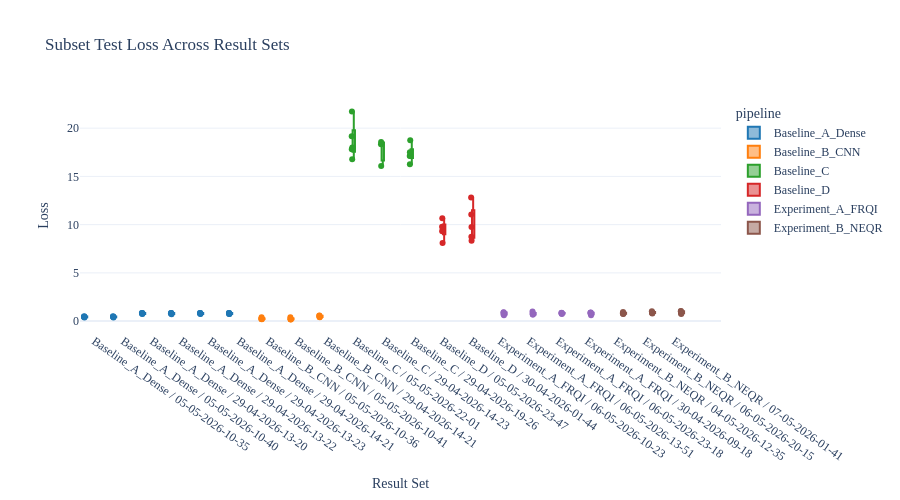
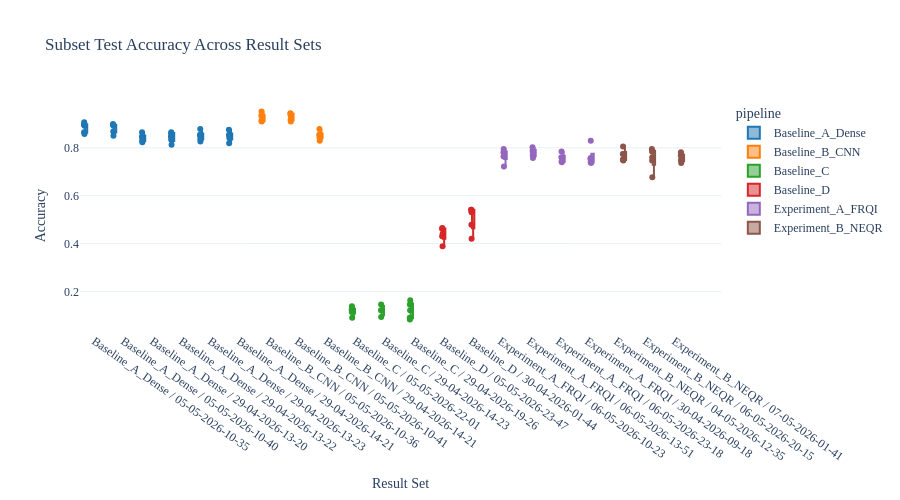
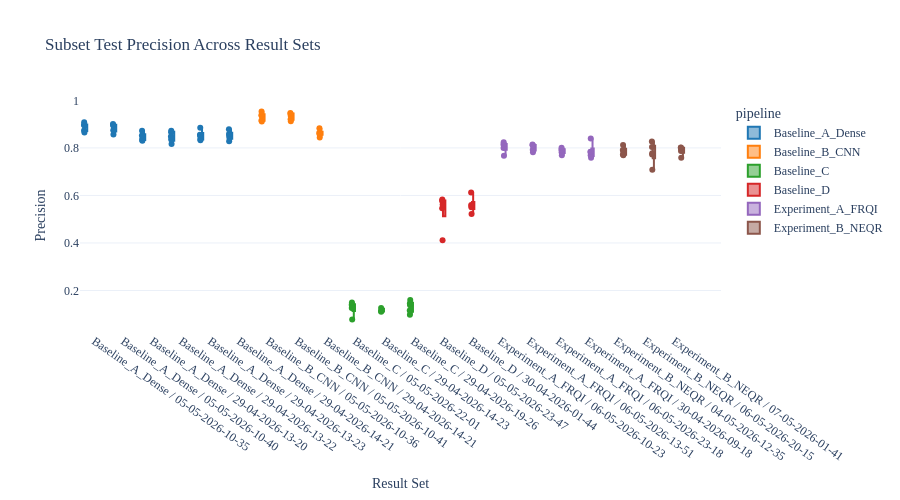
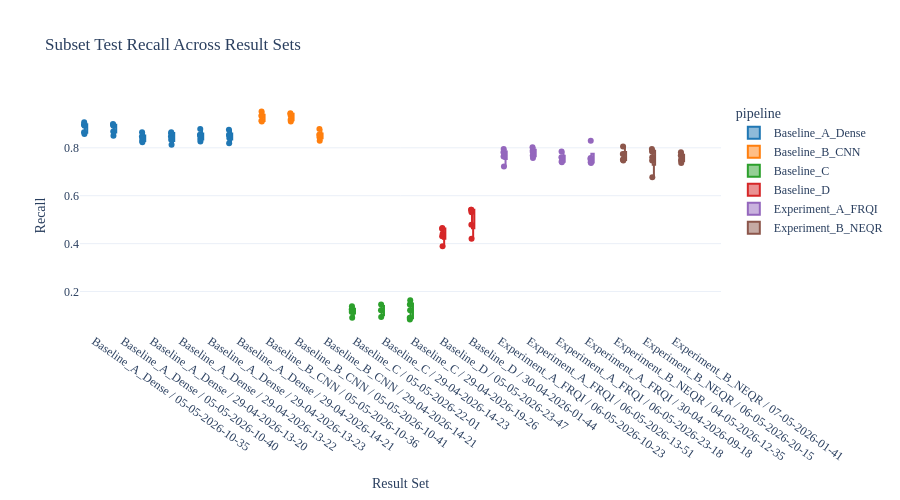

Notebook cell for these charts, in order:
### Markdown cell above
## Subset Test Metric Distributions

### Code cell
def plot_test_metric_distribution(metric: str) -> go.Figure:
    data = test_long[
        (test_long["result_set"].isin(comparison_result_sets))
        & (test_long["metric"] == metric)
    ].copy()
    if data.empty:
        raise ValueError(f"No subset test data found for metric {metric!r}.")

    fig = px.box(
        data,
        x="result_set",
        y="value",
        color="pipeline",
        points="all",
        hover_data=["subset"],
        title=f"Subset Test {metric.title()} Across Result Sets",
    )
    fig.update_layout(height=500, xaxis_title="Result Set", yaxis_title=metric.title())
    fig.update_xaxes(tickangle=35)
    return fig


for metric in [metric for metric in METRIC_ORDER if metric in test_long["metric"].unique()]:
    plot_test_metric_distribution(metric).show()

### Figure 1 — Plotly figure (JSON) as saved in the notebook; plotly's stock layout.template omitted (floating-point values rounded to 4 significant figures)
{"data": [{"alignmentgroup": "True", "boxpoints": "all", "customdata": [[1], [2], [3], [4], [5], [1], [2], [3], [4], [5], [1], [2], [3], [4], [5], [1], [2], [3], [4], [5], [1], [2], [3], [4], [5], [1], [2], [3], [4], [5]], "hovertemplate": "pipeline=Baseline_A_Dense<br>result_set=%{x}<br>value=%{y}<br>subset=%{customdata[0]}<extra></extra>", "legendgroup": "Baseline_A_Dense", "marker": {"color": "#1F77B4"}, "name": "Baseline_A_Dense", "notched": false, "offsetgroup": "Baseline_A_Dense", "orientation": "v", "showlegend": true, "type": "box", "x": ["Baseline_A_Dense / 05-05-2026-10-35", "Baseline_A_Dense / 05-05-2026-10-35", "Baseline_A_Dense / 05-05-2026-10-35", "Baseline_A_Dense / 05-05-2026-10-35", "Baseline_A_Dense / 05-05-2026-10-35", "Baseline_A_Dense / 05-05-2026-10-40", "Baseline_A_Dense / 05-05-2026-10-40", "Baseline_A_Dense / 05-05-2026-10-40", "Baseline_A_Dense / 05-05-2026-10-40", "Baseline_A_Dense / 05-05-2026-10-40", "Baseline_A_Dense / 29-04-2026-13-20", "Baseline_A_Dense / 29-04-2026-13-20", "Baseline_A_Dense / 29-04-2026-13-20", "Baseline_A_Dense / 29-04-2026-13-20", "Baseline_A_Dense / 29-04-2026-13-20", "Baseline_A_Dense / 29-04-2026-13-22", "Baseline_A_Dense / 29-04-2026-13-22", "Baseline_A_Dense / 29-04-2026-13-22", "Baseline_A_Dense / 29-04-2026-13-22", "Baseline_A_Dense / 29-04-2026-13-22", "Baseline_A_Dense / 29-04-2026-13-23", "Baseline_A_Dense / 29-04-2026-13-23", "Baseline_A_Dense / 29-04-2026-13-23", "Baseline_A_Dense / 29-04-2026-13-23", "Baseline_A_Dense / 29-04-2026-13-23", "Baseline_A_Dense / 29-04-2026-14-21", "Baseline_A_Dense / 29-04-2026-14-21", "Baseline_A_Dense / 29-04-2026-14-21", "Baseline_A_Dense / 29-04-2026-14-21", "Baseline_A_Dense / 29-04-2026-14-21"], "x0": " ", "xaxis": "x", "y": [0.4512, 0.4518, 0.5069, 0.3784, 0.4162, 0.4534, 0.4531, 0.508, 0.3807, 0.4177, 0.8363, 0.8138, 0.8359, 0.7246, 0.752, 0.8385, 0.8115, 0.8393, 0.7162, 0.7546, 0.8328, 0.8139, 0.8324, 0.7243, 0.751, 0.8404, 0.8058, 0.8353, 0.728, 0.7484], "y0": " ", "yaxis": "y"}, {"alignmentgroup": "True", "boxpoints": "all", "customdata": [[1], [2], [3], [4], [5], [1], [2], [3], [4], [5], [1], [2], [3], [4], [5]], "hovertemplate": "pipeline=Baseline_B_CNN<br>result_set=%{x}<br>value=%{y}<br>subset=%{customdata[0]}<extra></extra>", "legendgroup": "Baseline_B_CNN", "marker": {"color": "#FF7F0E"}, "name": "Baseline_B_CNN", "notched": false, "offsetgroup": "Baseline_B_CNN", "orientation": "v", "showlegend": true, "type": "box", "x": ["Baseline_B_CNN / 05-05-2026-10-36", "Baseline_B_CNN / 05-05-2026-10-36", "Baseline_B_CNN / 05-05-2026-10-36", "Baseline_B_CNN / 05-05-2026-10-36", "Baseline_B_CNN / 05-05-2026-10-36", "Baseline_B_CNN / 05-05-2026-10-41", "Baseline_B_CNN / 05-05-2026-10-41", "Baseline_B_CNN / 05-05-2026-10-41", "Baseline_B_CNN / 05-05-2026-10-41", "Baseline_B_CNN / 05-05-2026-10-41", "Baseline_B_CNN / 29-04-2026-14-21", "Baseline_B_CNN / 29-04-2026-14-21", "Baseline_B_CNN / 29-04-2026-14-21", "Baseline_B_CNN / 29-04-2026-14-21", "Baseline_B_CNN / 29-04-2026-14-21"], "x0": " ", "xaxis": "x", "y": [0.2391, 0.1918, 0.3868, 0.2233, 0.2364, 0.2113, 0.1945, 0.3966, 0.1938, 0.1713, 0.4288, 0.4568, 0.5851, 0.4068, 0.5585], "y0": " ", "yaxis": "y"}, {"alignmentgroup": "True", "boxpoints": "all", "customdata": [[1], [2], [3], [4], [5], [1], [2], [3], [1], [2], [3], [4], [5]], "hovertemplate": "pipeline=Baseline_C<br>result_set=%{x}<br>value=%{y}<br>subset=%{customdata[0]}<extra></extra>", "legendgroup": "Baseline_C", "marker": {"color": "#2CA02C"}, "name": "Baseline_C", "notched": false, "offsetgroup": "Baseline_C", "orientation": "v", "showlegend": true, "type": "box", "x": ["Baseline_C / 05-05-2026-22-01", "Baseline_C / 05-05-2026-22-01", "Baseline_C / 05-05-2026-22-01", "Baseline_C / 05-05-2026-22-01", "Baseline_C / 05-05-2026-22-01", "Baseline_C / 29-04-2026-14-23", "Baseline_C / 29-04-2026-14-23", "Baseline_C / 29-04-2026-14-23", "Baseline_C / 29-04-2026-19-26", "Baseline_C / 29-04-2026-19-26", "Baseline_C / 29-04-2026-19-26", "Baseline_C / 29-04-2026-19-26", "Baseline_C / 29-04-2026-19-26"], "x0": " ", "xaxis": "x", "y": [17.81, 16.79, 17.99, 21.72, 19.15, 18.58, 18.32, 16.07, 16.26, 17.15, 17.49, 17.11, 18.75], "y0": " ", "yaxis": "y"}, {"alignmentgroup": "True", "boxpoints": "all", "customdata": [[1], [2], [3], [4], [5], [1], [2], [3], [4], [5]], "hovertemplate": "pipeline=Baseline_D<br>result_set=%{x}<br>value=%{y}<br>subset=%{customdata[0]}<extra></extra>", "legendgroup": "Baseline_D", "marker": {"color": "#D62728"}, "name": "Baseline_D", "notched": false, "offsetgroup": "Baseline_D", "orientation": "v", "showlegend": true, "type": "box", "x": ["Baseline_D / 05-05-2026-23-47", "Baseline_D / 05-05-2026-23-47", "Baseline_D / 05-05-2026-23-47", "Baseline_D / 05-05-2026-23-47", "Baseline_D / 05-05-2026-23-47", "Baseline_D / 30-04-2026-01-44", "Baseline_D / 30-04-2026-01-44", "Baseline_D / 30-04-2026-01-44", "Baseline_D / 30-04-2026-01-44", "Baseline_D / 30-04-2026-01-44"], "x0": " ", "xaxis": "x", "y": [9.789, 8.087, 10.67, 9.453, 9.32, 9.753, 8.753, 11.05, 12.82, 8.328], "y0": " ", "yaxis": "y"}, {"alignmentgroup": "True", "boxpoints": "all", "customdata": [[1], [2], [3], [4], [5], [1], [2], [3], [4], [5], [1], [2], [3], [4], [5], [1], [2], [3], [4], [5]], "hovertemplate": "pipeline=Experiment_A_FRQI<br>result_set=%{x}<br>value=%{y}<br>subset=%{customdata[0]}<extra></extra>", "legendgroup": "Experiment_A_FRQI", "marker": {"color": "#9467BD"}, "name": "Experiment_A_FRQI", "notched": false, "offsetgroup": "Experiment_A_FRQI", "orientation": "v", "showlegend": true, "type": "box", "x": ["Experiment_A_FRQI / 06-05-2026-10-23", "Experiment_A_FRQI / 06-05-2026-10-23", "Experiment_A_FRQI / 06-05-2026-10-23", "Experiment_A_FRQI / 06-05-2026-10-23", "Experiment_A_FRQI / 06-05-2026-10-23", "Experiment_A_FRQI / 06-05-2026-13-51", "Experiment_A_FRQI / 06-05-2026-13-51", "Experiment_A_FRQI / 06-05-2026-13-51", "Experiment_A_FRQI / 06-05-2026-13-51", "Experiment_A_FRQI / 06-05-2026-13-51", "Experiment_A_FRQI / 06-05-2026-23-18", "Experiment_A_FRQI / 06-05-2026-23-18", "Experiment_A_FRQI / 06-05-2026-23-18", "Experiment_A_FRQI / 06-05-2026-23-18", "Experiment_A_FRQI / 06-05-2026-23-18", "Experiment_A_FRQI / 30-04-2026-09-18", "Experiment_A_FRQI / 30-04-2026-09-18", "Experiment_A_FRQI / 30-04-2026-09-18", "Experiment_A_FRQI / 30-04-2026-09-18", "Experiment_A_FRQI / 30-04-2026-09-18"], "x0": " ", "xaxis": "x", "y": [0.8183, 0.9292, 0.8868, 0.6082, 0.6984, 0.7621, 0.6717, 0.7898, 0.6971, 1.003, 0.8449, 0.8083, 0.8715, 0.7346, 0.7996, 0.8596, 0.7552, 0.888, 0.6116, 0.8674], "y0": " ", "yaxis": "y"}, {"alignmentgroup": "True", "boxpoints": "all", "customdata": [[1], [2], [3], [4], [5], [1], [2], [3], [4], [5], [1], [2], [3], [4], [5]], "hovertemplate": "pipeline=Experiment_B_NEQR<br>result_set=%{x}<br>value=%{y}<br>subset=%{customdata[0]}<extra></extra>", "legendgroup": "Experiment_B_NEQR", "marker": {"color": "#8C564B"}, "name": "Experiment_B_NEQR", "notched": false, "offsetgroup": "Experiment_B_NEQR", "orientation": "v", "showlegend": true, "type": "box", "x": ["Experiment_B_NEQR / 04-05-2026-12-35", "Experiment_B_NEQR / 04-05-2026-12-35", "Experiment_B_NEQR / 04-05-2026-12-35", "Experiment_B_NEQR / 04-05-2026-12-35", "Experiment_B_NEQR / 04-05-2026-12-35", "Experiment_B_NEQR / 06-05-2026-20-15", "Experiment_B_NEQR / 06-05-2026-20-15", "Experiment_B_NEQR / 06-05-2026-20-15", "Experiment_B_NEQR / 06-05-2026-20-15", "Experiment_B_NEQR / 06-05-2026-20-15", "Experiment_B_NEQR / 07-05-2026-01-41", "Experiment_B_NEQR / 07-05-2026-01-41", "Experiment_B_NEQR / 07-05-2026-01-41", "Experiment_B_NEQR / 07-05-2026-01-41", "Experiment_B_NEQR / 07-05-2026-01-41"], "x0": " ", "xaxis": "x", "y": [0.8064, 0.7604, 0.9438, 0.7375, 0.8414, 0.8536, 0.8388, 1.021, 0.7974, 0.9071, 1.056, 0.8217, 0.8978, 0.7461, 1.019], "y0": " ", "yaxis": "y"}], "layout": {"boxmode": "group", "height": 500, "legend": {"title": {"text": "pipeline"}, "tracegroupgap": 0}, "title": {"text": "Subset Test Loss Across Result Sets"}, "xaxis": {"anchor": "y", "domain": [0, 1], "tickangle": 35, "title": {"text": "Result Set"}}, "yaxis": {"anchor": "x", "domain": [0, 1], "title": {"text": "Loss"}}}}

### Figure 2 — Plotly figure (JSON) as saved in the notebook; plotly's stock layout.template omitted (floating-point values rounded to 4 significant figures)
{"data": [{"alignmentgroup": "True", "boxpoints": "all", "customdata": [[1], [2], [3], [4], [5], [1], [2], [3], [4], [5], [1], [2], [3], [4], [5], [1], [2], [3], [4], [5], [1], [2], [3], [4], [5], [1], [2], [3], [4], [5]], "hovertemplate": "pipeline=Baseline_A_Dense<br>result_set=%{x}<br>value=%{y}<br>subset=%{customdata[0]}<extra></extra>", "legendgroup": "Baseline_A_Dense", "marker": {"color": "#1F77B4"}, "name": "Baseline_A_Dense", "notched": false, "offsetgroup": "Baseline_A_Dense", "orientation": "v", "showlegend": true, "type": "box", "x": ["Baseline_A_Dense / 05-05-2026-10-35", "Baseline_A_Dense / 05-05-2026-10-35", "Baseline_A_Dense / 05-05-2026-10-35", "Baseline_A_Dense / 05-05-2026-10-35", "Baseline_A_Dense / 05-05-2026-10-35", "Baseline_A_Dense / 05-05-2026-10-40", "Baseline_A_Dense / 05-05-2026-10-40", "Baseline_A_Dense / 05-05-2026-10-40", "Baseline_A_Dense / 05-05-2026-10-40", "Baseline_A_Dense / 05-05-2026-10-40", "Baseline_A_Dense / 29-04-2026-13-20", "Baseline_A_Dense / 29-04-2026-13-20", "Baseline_A_Dense / 29-04-2026-13-20", "Baseline_A_Dense / 29-04-2026-13-20", "Baseline_A_Dense / 29-04-2026-13-20", "Baseline_A_Dense / 29-04-2026-13-22", "Baseline_A_Dense / 29-04-2026-13-22", "Baseline_A_Dense / 29-04-2026-13-22", "Baseline_A_Dense / 29-04-2026-13-22", "Baseline_A_Dense / 29-04-2026-13-22", "Baseline_A_Dense / 29-04-2026-13-23", "Baseline_A_Dense / 29-04-2026-13-23", "Baseline_A_Dense / 29-04-2026-13-23", "Baseline_A_Dense / 29-04-2026-13-23", "Baseline_A_Dense / 29-04-2026-13-23", "Baseline_A_Dense / 29-04-2026-14-21", "Baseline_A_Dense / 29-04-2026-14-21", "Baseline_A_Dense / 29-04-2026-14-21", "Baseline_A_Dense / 29-04-2026-14-21", "Baseline_A_Dense / 29-04-2026-14-21"], "x0": " ", "xaxis": "x", "y": [0.8646, 0.8576, 0.8924, 0.8958, 0.9062, 0.8681, 0.8507, 0.8924, 0.8958, 0.8993, 0.8229, 0.8299, 0.8472, 0.8403, 0.8646, 0.8125, 0.8333, 0.8611, 0.8472, 0.8646, 0.8264, 0.8368, 0.8542, 0.8507, 0.8785, 0.8194, 0.8403, 0.8542, 0.8507, 0.875], "y0": " ", "yaxis": "y"}, {"alignmentgroup": "True", "boxpoints": "all", "customdata": [[1], [2], [3], [4], [5], [1], [2], [3], [4], [5], [1], [2], [3], [4], [5]], "hovertemplate": "pipeline=Baseline_B_CNN<br>result_set=%{x}<br>value=%{y}<br>subset=%{customdata[0]}<extra></extra>", "legendgroup": "Baseline_B_CNN", "marker": {"color": "#FF7F0E"}, "name": "Baseline_B_CNN", "notched": false, "offsetgroup": "Baseline_B_CNN", "orientation": "v", "showlegend": true, "type": "box", "x": ["Baseline_B_CNN / 05-05-2026-10-36", "Baseline_B_CNN / 05-05-2026-10-36", "Baseline_B_CNN / 05-05-2026-10-36", "Baseline_B_CNN / 05-05-2026-10-36", "Baseline_B_CNN / 05-05-2026-10-36", "Baseline_B_CNN / 05-05-2026-10-41", "Baseline_B_CNN / 05-05-2026-10-41", "Baseline_B_CNN / 05-05-2026-10-41", "Baseline_B_CNN / 05-05-2026-10-41", "Baseline_B_CNN / 05-05-2026-10-41", "Baseline_B_CNN / 29-04-2026-14-21", "Baseline_B_CNN / 29-04-2026-14-21", "Baseline_B_CNN / 29-04-2026-14-21", "Baseline_B_CNN / 29-04-2026-14-21", "Baseline_B_CNN / 29-04-2026-14-21"], "x0": " ", "xaxis": "x", "y": [0.9132, 0.9514, 0.9097, 0.934, 0.934, 0.9167, 0.941, 0.9097, 0.934, 0.9444, 0.8542, 0.8785, 0.8299, 0.8542, 0.8438], "y0": " ", "yaxis": "y"}, {"alignmentgroup": "True", "boxpoints": "all", "customdata": [[1], [2], [3], [4], [5], [1], [2], [3], [1], [2], [3], [4], [5]], "hovertemplate": "pipeline=Baseline_C<br>result_set=%{x}<br>value=%{y}<br>subset=%{customdata[0]}<extra></extra>", "legendgroup": "Baseline_C", "marker": {"color": "#2CA02C"}, "name": "Baseline_C", "notched": false, "offsetgroup": "Baseline_C", "orientation": "v", "showlegend": true, "type": "box", "x": ["Baseline_C / 05-05-2026-22-01", "Baseline_C / 05-05-2026-22-01", "Baseline_C / 05-05-2026-22-01", "Baseline_C / 05-05-2026-22-01", "Baseline_C / 05-05-2026-22-01", "Baseline_C / 29-04-2026-14-23", "Baseline_C / 29-04-2026-14-23", "Baseline_C / 29-04-2026-14-23", "Baseline_C / 29-04-2026-19-26", "Baseline_C / 29-04-2026-19-26", "Baseline_C / 29-04-2026-19-26", "Baseline_C / 29-04-2026-19-26", "Baseline_C / 29-04-2026-19-26"], "x0": " ", "xaxis": "x", "y": [0.125, 0.1389, 0.09028, 0.1146, 0.1181, 0.1215, 0.09375, 0.1458, 0.08333, 0.09028, 0.1632, 0.1458, 0.1215], "y0": " ", "yaxis": "y"}, {"alignmentgroup": "True", "boxpoints": "all", "customdata": [[1], [2], [3], [4], [5], [1], [2], [3], [4], [5]], "hovertemplate": "pipeline=Baseline_D<br>result_set=%{x}<br>value=%{y}<br>subset=%{customdata[0]}<extra></extra>", "legendgroup": "Baseline_D", "marker": {"color": "#D62728"}, "name": "Baseline_D", "notched": false, "offsetgroup": "Baseline_D", "orientation": "v", "showlegend": true, "type": "box", "x": ["Baseline_D / 05-05-2026-23-47", "Baseline_D / 05-05-2026-23-47", "Baseline_D / 05-05-2026-23-47", "Baseline_D / 05-05-2026-23-47", "Baseline_D / 05-05-2026-23-47", "Baseline_D / 30-04-2026-01-44", "Baseline_D / 30-04-2026-01-44", "Baseline_D / 30-04-2026-01-44", "Baseline_D / 30-04-2026-01-44", "Baseline_D / 30-04-2026-01-44"], "x0": " ", "xaxis": "x", "y": [0.3889, 0.4306, 0.4653, 0.441, 0.4618, 0.4792, 0.5417, 0.4201, 0.5417, 0.5312], "y0": " ", "yaxis": "y"}, {"alignmentgroup": "True", "boxpoints": "all", "customdata": [[1], [2], [3], [4], [5], [1], [2], [3], [4], [5], [1], [2], [3], [4], [5], [1], [2], [3], [4], [5]], "hovertemplate": "pipeline=Experiment_A_FRQI<br>result_set=%{x}<br>value=%{y}<br>subset=%{customdata[0]}<extra></extra>", "legendgroup": "Experiment_A_FRQI", "marker": {"color": "#9467BD"}, "name": "Experiment_A_FRQI", "notched": false, "offsetgroup": "Experiment_A_FRQI", "orientation": "v", "showlegend": true, "type": "box", "x": ["Experiment_A_FRQI / 06-05-2026-10-23", "Experiment_A_FRQI / 06-05-2026-10-23", "Experiment_A_FRQI / 06-05-2026-10-23", "Experiment_A_FRQI / 06-05-2026-10-23", "Experiment_A_FRQI / 06-05-2026-10-23", "Experiment_A_FRQI / 06-05-2026-13-51", "Experiment_A_FRQI / 06-05-2026-13-51", "Experiment_A_FRQI / 06-05-2026-13-51", "Experiment_A_FRQI / 06-05-2026-13-51", "Experiment_A_FRQI / 06-05-2026-13-51", "Experiment_A_FRQI / 06-05-2026-23-18", "Experiment_A_FRQI / 06-05-2026-23-18", "Experiment_A_FRQI / 06-05-2026-23-18", "Experiment_A_FRQI / 06-05-2026-23-18", "Experiment_A_FRQI / 06-05-2026-23-18", "Experiment_A_FRQI / 30-04-2026-09-18", "Experiment_A_FRQI / 30-04-2026-09-18", "Experiment_A_FRQI / 30-04-2026-09-18", "Experiment_A_FRQI / 30-04-2026-09-18", "Experiment_A_FRQI / 30-04-2026-09-18"], "x0": " ", "xaxis": "x", "y": [0.7639, 0.7674, 0.7222, 0.7812, 0.7951, 0.7569, 0.7812, 0.8021, 0.7882, 0.7674, 0.7396, 0.7847, 0.7604, 0.7431, 0.7569, 0.7361, 0.7569, 0.7396, 0.8299, 0.7535], "y0": " ", "yaxis": "y"}, {"alignmentgroup": "True", "boxpoints": "all", "customdata": [[1], [2], [3], [4], [5], [1], [2], [3], [4], [5], [1], [2], [3], [4], [5]], "hovertemplate": "pipeline=Experiment_B_NEQR<br>result_set=%{x}<br>value=%{y}<br>subset=%{customdata[0]}<extra></extra>", "legendgroup": "Experiment_B_NEQR", "marker": {"color": "#8C564B"}, "name": "Experiment_B_NEQR", "notched": false, "offsetgroup": "Experiment_B_NEQR", "orientation": "v", "showlegend": true, "type": "box", "x": ["Experiment_B_NEQR / 04-05-2026-12-35", "Experiment_B_NEQR / 04-05-2026-12-35", "Experiment_B_NEQR / 04-05-2026-12-35", "Experiment_B_NEQR / 04-05-2026-12-35", "Experiment_B_NEQR / 04-05-2026-12-35", "Experiment_B_NEQR / 06-05-2026-20-15", "Experiment_B_NEQR / 06-05-2026-20-15", "Experiment_B_NEQR / 06-05-2026-20-15", "Experiment_B_NEQR / 06-05-2026-20-15", "Experiment_B_NEQR / 06-05-2026-20-15", "Experiment_B_NEQR / 07-05-2026-01-41", "Experiment_B_NEQR / 07-05-2026-01-41", "Experiment_B_NEQR / 07-05-2026-01-41", "Experiment_B_NEQR / 07-05-2026-01-41", "Experiment_B_NEQR / 07-05-2026-01-41"], "x0": " ", "xaxis": "x", "y": [0.7535, 0.8056, 0.7465, 0.75, 0.7743, 0.7604, 0.6771, 0.7951, 0.7847, 0.7465, 0.7674, 0.7361, 0.7535, 0.7465, 0.7812], "y0": " ", "yaxis": "y"}], "layout": {"boxmode": "group", "height": 500, "legend": {"title": {"text": "pipeline"}, "tracegroupgap": 0}, "title": {"text": "Subset Test Accuracy Across Result Sets"}, "xaxis": {"anchor": "y", "domain": [0, 1], "tickangle": 35, "title": {"text": "Result Set"}}, "yaxis": {"anchor": "x", "domain": [0, 1], "title": {"text": "Accuracy"}}}}

### Figure 3 — Plotly figure (JSON) as saved in the notebook; plotly's stock layout.template omitted (floating-point values rounded to 4 significant figures)
{"data": [{"alignmentgroup": "True", "boxpoints": "all", "customdata": [[1], [2], [3], [4], [5], [1], [2], [3], [4], [5], [1], [2], [3], [4], [5], [1], [2], [3], [4], [5], [1], [2], [3], [4], [5], [1], [2], [3], [4], [5]], "hovertemplate": "pipeline=Baseline_A_Dense<br>result_set=%{x}<br>value=%{y}<br>subset=%{customdata[0]}<extra></extra>", "legendgroup": "Baseline_A_Dense", "marker": {"color": "#1F77B4"}, "name": "Baseline_A_Dense", "notched": false, "offsetgroup": "Baseline_A_Dense", "orientation": "v", "showlegend": true, "type": "box", "x": ["Baseline_A_Dense / 05-05-2026-10-35", "Baseline_A_Dense / 05-05-2026-10-35", "Baseline_A_Dense / 05-05-2026-10-35", "Baseline_A_Dense / 05-05-2026-10-35", "Baseline_A_Dense / 05-05-2026-10-35", "Baseline_A_Dense / 05-05-2026-10-40", "Baseline_A_Dense / 05-05-2026-10-40", "Baseline_A_Dense / 05-05-2026-10-40", "Baseline_A_Dense / 05-05-2026-10-40", "Baseline_A_Dense / 05-05-2026-10-40", "Baseline_A_Dense / 29-04-2026-13-20", "Baseline_A_Dense / 29-04-2026-13-20", "Baseline_A_Dense / 29-04-2026-13-20", "Baseline_A_Dense / 29-04-2026-13-20", "Baseline_A_Dense / 29-04-2026-13-20", "Baseline_A_Dense / 29-04-2026-13-22", "Baseline_A_Dense / 29-04-2026-13-22", "Baseline_A_Dense / 29-04-2026-13-22", "Baseline_A_Dense / 29-04-2026-13-22", "Baseline_A_Dense / 29-04-2026-13-22", "Baseline_A_Dense / 29-04-2026-13-23", "Baseline_A_Dense / 29-04-2026-13-23", "Baseline_A_Dense / 29-04-2026-13-23", "Baseline_A_Dense / 29-04-2026-13-23", "Baseline_A_Dense / 29-04-2026-13-23", "Baseline_A_Dense / 29-04-2026-14-21", "Baseline_A_Dense / 29-04-2026-14-21", "Baseline_A_Dense / 29-04-2026-14-21", "Baseline_A_Dense / 29-04-2026-14-21", "Baseline_A_Dense / 29-04-2026-14-21"], "x0": " ", "xaxis": "x", "y": [0.8734, 0.8648, 0.8946, 0.896, 0.9076, 0.874, 0.856, 0.8933, 0.896, 0.9002, 0.8302, 0.8338, 0.8521, 0.8403, 0.872, 0.8163, 0.835, 0.8659, 0.848, 0.8723, 0.8324, 0.8371, 0.8557, 0.8511, 0.8845, 0.8277, 0.8428, 0.8586, 0.8512, 0.8783], "y0": " ", "yaxis": "y"}, {"alignmentgroup": "True", "boxpoints": "all", "customdata": [[1], [2], [3], [4], [5], [1], [2], [3], [4], [5], [1], [2], [3], [4], [5]], "hovertemplate": "pipeline=Baseline_B_CNN<br>result_set=%{x}<br>value=%{y}<br>subset=%{customdata[0]}<extra></extra>", "legendgroup": "Baseline_B_CNN", "marker": {"color": "#FF7F0E"}, "name": "Baseline_B_CNN", "notched": false, "offsetgroup": "Baseline_B_CNN", "orientation": "v", "showlegend": true, "type": "box", "x": ["Baseline_B_CNN / 05-05-2026-10-36", "Baseline_B_CNN / 05-05-2026-10-36", "Baseline_B_CNN / 05-05-2026-10-36", "Baseline_B_CNN / 05-05-2026-10-36", "Baseline_B_CNN / 05-05-2026-10-36", "Baseline_B_CNN / 05-05-2026-10-41", "Baseline_B_CNN / 05-05-2026-10-41", "Baseline_B_CNN / 05-05-2026-10-41", "Baseline_B_CNN / 05-05-2026-10-41", "Baseline_B_CNN / 05-05-2026-10-41", "Baseline_B_CNN / 29-04-2026-14-21", "Baseline_B_CNN / 29-04-2026-14-21", "Baseline_B_CNN / 29-04-2026-14-21", "Baseline_B_CNN / 29-04-2026-14-21", "Baseline_B_CNN / 29-04-2026-14-21"], "x0": " ", "xaxis": "x", "y": [0.9155, 0.953, 0.9108, 0.9341, 0.9372, 0.9207, 0.944, 0.912, 0.935, 0.9465, 0.8636, 0.8823, 0.8438, 0.8588, 0.8593], "y0": " ", "yaxis": "y"}, {"alignmentgroup": "True", "boxpoints": "all", "customdata": [[1], [2], [3], [4], [5], [1], [2], [3], [1], [2], [3], [4], [5]], "hovertemplate": "pipeline=Baseline_C<br>result_set=%{x}<br>value=%{y}<br>subset=%{customdata[0]}<extra></extra>", "legendgroup": "Baseline_C", "marker": {"color": "#2CA02C"}, "name": "Baseline_C", "notched": false, "offsetgroup": "Baseline_C", "orientation": "v", "showlegend": true, "type": "box", "x": ["Baseline_C / 05-05-2026-22-01", "Baseline_C / 05-05-2026-22-01", "Baseline_C / 05-05-2026-22-01", "Baseline_C / 05-05-2026-22-01", "Baseline_C / 05-05-2026-22-01", "Baseline_C / 29-04-2026-14-23", "Baseline_C / 29-04-2026-14-23", "Baseline_C / 29-04-2026-14-23", "Baseline_C / 29-04-2026-19-26", "Baseline_C / 29-04-2026-19-26", "Baseline_C / 29-04-2026-19-26", "Baseline_C / 29-04-2026-19-26", "Baseline_C / 29-04-2026-19-26"], "x0": " ", "xaxis": "x", "y": [0.1262, 0.1401, 0.1276, 0.07822, 0.1499, 0.1268, 0.1141, 0.1104, 0.1154, 0.09803, 0.1596, 0.1385, 0.1449], "y0": " ", "yaxis": "y"}, {"alignmentgroup": "True", "boxpoints": "all", "customdata": [[1], [2], [3], [4], [5], [1], [2], [3], [4], [5]], "hovertemplate": "pipeline=Baseline_D<br>result_set=%{x}<br>value=%{y}<br>subset=%{customdata[0]}<extra></extra>", "legendgroup": "Baseline_D", "marker": {"color": "#D62728"}, "name": "Baseline_D", "notched": false, "offsetgroup": "Baseline_D", "orientation": "v", "showlegend": true, "type": "box", "x": ["Baseline_D / 05-05-2026-23-47", "Baseline_D / 05-05-2026-23-47", "Baseline_D / 05-05-2026-23-47", "Baseline_D / 05-05-2026-23-47", "Baseline_D / 05-05-2026-23-47", "Baseline_D / 30-04-2026-01-44", "Baseline_D / 30-04-2026-01-44", "Baseline_D / 30-04-2026-01-44", "Baseline_D / 30-04-2026-01-44", "Baseline_D / 30-04-2026-01-44"], "x0": " ", "xaxis": "x", "y": [0.4113, 0.578, 0.5466, 0.5826, 0.5616, 0.5219, 0.5502, 0.5599, 0.5578, 0.6119], "y0": " ", "yaxis": "y"}, {"alignmentgroup": "True", "boxpoints": "all", "customdata": [[1], [2], [3], [4], [5], [1], [2], [3], [4], [5], [1], [2], [3], [4], [5], [1], [2], [3], [4], [5]], "hovertemplate": "pipeline=Experiment_A_FRQI<br>result_set=%{x}<br>value=%{y}<br>subset=%{customdata[0]}<extra></extra>", "legendgroup": "Experiment_A_FRQI", "marker": {"color": "#9467BD"}, "name": "Experiment_A_FRQI", "notched": false, "offsetgroup": "Experiment_A_FRQI", "orientation": "v", "showlegend": true, "type": "box", "x": ["Experiment_A_FRQI / 06-05-2026-10-23", "Experiment_A_FRQI / 06-05-2026-10-23", "Experiment_A_FRQI / 06-05-2026-10-23", "Experiment_A_FRQI / 06-05-2026-10-23", "Experiment_A_FRQI / 06-05-2026-10-23", "Experiment_A_FRQI / 06-05-2026-13-51", "Experiment_A_FRQI / 06-05-2026-13-51", "Experiment_A_FRQI / 06-05-2026-13-51", "Experiment_A_FRQI / 06-05-2026-13-51", "Experiment_A_FRQI / 06-05-2026-13-51", "Experiment_A_FRQI / 06-05-2026-23-18", "Experiment_A_FRQI / 06-05-2026-23-18", "Experiment_A_FRQI / 06-05-2026-23-18", "Experiment_A_FRQI / 06-05-2026-23-18", "Experiment_A_FRQI / 06-05-2026-23-18", "Experiment_A_FRQI / 30-04-2026-09-18", "Experiment_A_FRQI / 30-04-2026-09-18", "Experiment_A_FRQI / 30-04-2026-09-18", "Experiment_A_FRQI / 30-04-2026-09-18", "Experiment_A_FRQI / 30-04-2026-09-18"], "x0": " ", "xaxis": "x", "y": [0.8043, 0.8241, 0.7674, 0.8001, 0.8146, 0.7918, 0.8104, 0.8148, 0.8115, 0.7823, 0.7696, 0.7927, 0.7896, 0.7818, 0.8003, 0.7581, 0.784, 0.7692, 0.8401, 0.7826], "y0": " ", "yaxis": "y"}, {"alignmentgroup": "True", "boxpoints": "all", "customdata": [[1], [2], [3], [4], [5], [1], [2], [3], [4], [5], [1], [2], [3], [4], [5]], "hovertemplate": "pipeline=Experiment_B_NEQR<br>result_set=%{x}<br>value=%{y}<br>subset=%{customdata[0]}<extra></extra>", "legendgroup": "Experiment_B_NEQR", "marker": {"color": "#8C564B"}, "name": "Experiment_B_NEQR", "notched": false, "offsetgroup": "Experiment_B_NEQR", "orientation": "v", "showlegend": true, "type": "box", "x": ["Experiment_B_NEQR / 04-05-2026-12-35", "Experiment_B_NEQR / 04-05-2026-12-35", "Experiment_B_NEQR / 04-05-2026-12-35", "Experiment_B_NEQR / 04-05-2026-12-35", "Experiment_B_NEQR / 04-05-2026-12-35", "Experiment_B_NEQR / 06-05-2026-20-15", "Experiment_B_NEQR / 06-05-2026-20-15", "Experiment_B_NEQR / 06-05-2026-20-15", "Experiment_B_NEQR / 06-05-2026-20-15", "Experiment_B_NEQR / 06-05-2026-20-15", "Experiment_B_NEQR / 07-05-2026-01-41", "Experiment_B_NEQR / 07-05-2026-01-41", "Experiment_B_NEQR / 07-05-2026-01-41", "Experiment_B_NEQR / 07-05-2026-01-41", "Experiment_B_NEQR / 07-05-2026-01-41"], "x0": " ", "xaxis": "x", "y": [0.7687, 0.8119, 0.7723, 0.7832, 0.791, 0.7773, 0.708, 0.8034, 0.8271, 0.7722, 0.7943, 0.7585, 0.8014, 0.7872, 0.8003], "y0": " ", "yaxis": "y"}], "layout": {"boxmode": "group", "height": 500, "legend": {"title": {"text": "pipeline"}, "tracegroupgap": 0}, "title": {"text": "Subset Test Precision Across Result Sets"}, "xaxis": {"anchor": "y", "domain": [0, 1], "tickangle": 35, "title": {"text": "Result Set"}}, "yaxis": {"anchor": "x", "domain": [0, 1], "title": {"text": "Precision"}}}}

### Figure 4 — Plotly figure (JSON) as saved in the notebook; plotly's stock layout.template omitted (floating-point values rounded to 4 significant figures)
{"data": [{"alignmentgroup": "True", "boxpoints": "all", "customdata": [[1], [2], [3], [4], [5], [1], [2], [3], [4], [5], [1], [2], [3], [4], [5], [1], [2], [3], [4], [5], [1], [2], [3], [4], [5], [1], [2], [3], [4], [5]], "hovertemplate": "pipeline=Baseline_A_Dense<br>result_set=%{x}<br>value=%{y}<br>subset=%{customdata[0]}<extra></extra>", "legendgroup": "Baseline_A_Dense", "marker": {"color": "#1F77B4"}, "name": "Baseline_A_Dense", "notched": false, "offsetgroup": "Baseline_A_Dense", "orientation": "v", "showlegend": true, "type": "box", "x": ["Baseline_A_Dense / 05-05-2026-10-35", "Baseline_A_Dense / 05-05-2026-10-35", "Baseline_A_Dense / 05-05-2026-10-35", "Baseline_A_Dense / 05-05-2026-10-35", "Baseline_A_Dense / 05-05-2026-10-35", "Baseline_A_Dense / 05-05-2026-10-40", "Baseline_A_Dense / 05-05-2026-10-40", "Baseline_A_Dense / 05-05-2026-10-40", "Baseline_A_Dense / 05-05-2026-10-40", "Baseline_A_Dense / 05-05-2026-10-40", "Baseline_A_Dense / 29-04-2026-13-20", "Baseline_A_Dense / 29-04-2026-13-20", "Baseline_A_Dense / 29-04-2026-13-20", "Baseline_A_Dense / 29-04-2026-13-20", "Baseline_A_Dense / 29-04-2026-13-20", "Baseline_A_Dense / 29-04-2026-13-22", "Baseline_A_Dense / 29-04-2026-13-22", "Baseline_A_Dense / 29-04-2026-13-22", "Baseline_A_Dense / 29-04-2026-13-22", "Baseline_A_Dense / 29-04-2026-13-22", "Baseline_A_Dense / 29-04-2026-13-23", "Baseline_A_Dense / 29-04-2026-13-23", "Baseline_A_Dense / 29-04-2026-13-23", "Baseline_A_Dense / 29-04-2026-13-23", "Baseline_A_Dense / 29-04-2026-13-23", "Baseline_A_Dense / 29-04-2026-14-21", "Baseline_A_Dense / 29-04-2026-14-21", "Baseline_A_Dense / 29-04-2026-14-21", "Baseline_A_Dense / 29-04-2026-14-21", "Baseline_A_Dense / 29-04-2026-14-21"], "x0": " ", "xaxis": "x", "y": [0.8646, 0.8576, 0.8924, 0.8958, 0.9062, 0.8681, 0.8507, 0.8924, 0.8958, 0.8993, 0.8229, 0.8299, 0.8472, 0.8403, 0.8646, 0.8125, 0.8333, 0.8611, 0.8472, 0.8646, 0.8264, 0.8368, 0.8542, 0.8507, 0.8785, 0.8194, 0.8403, 0.8542, 0.8507, 0.875], "y0": " ", "yaxis": "y"}, {"alignmentgroup": "True", "boxpoints": "all", "customdata": [[1], [2], [3], [4], [5], [1], [2], [3], [4], [5], [1], [2], [3], [4], [5]], "hovertemplate": "pipeline=Baseline_B_CNN<br>result_set=%{x}<br>value=%{y}<br>subset=%{customdata[0]}<extra></extra>", "legendgroup": "Baseline_B_CNN", "marker": {"color": "#FF7F0E"}, "name": "Baseline_B_CNN", "notched": false, "offsetgroup": "Baseline_B_CNN", "orientation": "v", "showlegend": true, "type": "box", "x": ["Baseline_B_CNN / 05-05-2026-10-36", "Baseline_B_CNN / 05-05-2026-10-36", "Baseline_B_CNN / 05-05-2026-10-36", "Baseline_B_CNN / 05-05-2026-10-36", "Baseline_B_CNN / 05-05-2026-10-36", "Baseline_B_CNN / 05-05-2026-10-41", "Baseline_B_CNN / 05-05-2026-10-41", "Baseline_B_CNN / 05-05-2026-10-41", "Baseline_B_CNN / 05-05-2026-10-41", "Baseline_B_CNN / 05-05-2026-10-41", "Baseline_B_CNN / 29-04-2026-14-21", "Baseline_B_CNN / 29-04-2026-14-21", "Baseline_B_CNN / 29-04-2026-14-21", "Baseline_B_CNN / 29-04-2026-14-21", "Baseline_B_CNN / 29-04-2026-14-21"], "x0": " ", "xaxis": "x", "y": [0.9132, 0.9514, 0.9097, 0.934, 0.934, 0.9167, 0.941, 0.9097, 0.934, 0.9444, 0.8542, 0.8785, 0.8299, 0.8542, 0.8438], "y0": " ", "yaxis": "y"}, {"alignmentgroup": "True", "boxpoints": "all", "customdata": [[1], [2], [3], [4], [5], [1], [2], [3], [1], [2], [3], [4], [5]], "hovertemplate": "pipeline=Baseline_C<br>result_set=%{x}<br>value=%{y}<br>subset=%{customdata[0]}<extra></extra>", "legendgroup": "Baseline_C", "marker": {"color": "#2CA02C"}, "name": "Baseline_C", "notched": false, "offsetgroup": "Baseline_C", "orientation": "v", "showlegend": true, "type": "box", "x": ["Baseline_C / 05-05-2026-22-01", "Baseline_C / 05-05-2026-22-01", "Baseline_C / 05-05-2026-22-01", "Baseline_C / 05-05-2026-22-01", "Baseline_C / 05-05-2026-22-01", "Baseline_C / 29-04-2026-14-23", "Baseline_C / 29-04-2026-14-23", "Baseline_C / 29-04-2026-14-23", "Baseline_C / 29-04-2026-19-26", "Baseline_C / 29-04-2026-19-26", "Baseline_C / 29-04-2026-19-26", "Baseline_C / 29-04-2026-19-26", "Baseline_C / 29-04-2026-19-26"], "x0": " ", "xaxis": "x", "y": [0.125, 0.1389, 0.09028, 0.1146, 0.1181, 0.1215, 0.09375, 0.1458, 0.08333, 0.09028, 0.1632, 0.1458, 0.1215], "y0": " ", "yaxis": "y"}, {"alignmentgroup": "True", "boxpoints": "all", "customdata": [[1], [2], [3], [4], [5], [1], [2], [3], [4], [5]], "hovertemplate": "pipeline=Baseline_D<br>result_set=%{x}<br>value=%{y}<br>subset=%{customdata[0]}<extra></extra>", "legendgroup": "Baseline_D", "marker": {"color": "#D62728"}, "name": "Baseline_D", "notched": false, "offsetgroup": "Baseline_D", "orientation": "v", "showlegend": true, "type": "box", "x": ["Baseline_D / 05-05-2026-23-47", "Baseline_D / 05-05-2026-23-47", "Baseline_D / 05-05-2026-23-47", "Baseline_D / 05-05-2026-23-47", "Baseline_D / 05-05-2026-23-47", "Baseline_D / 30-04-2026-01-44", "Baseline_D / 30-04-2026-01-44", "Baseline_D / 30-04-2026-01-44", "Baseline_D / 30-04-2026-01-44", "Baseline_D / 30-04-2026-01-44"], "x0": " ", "xaxis": "x", "y": [0.3889, 0.4306, 0.4653, 0.441, 0.4618, 0.4792, 0.5417, 0.4201, 0.5417, 0.5312], "y0": " ", "yaxis": "y"}, {"alignmentgroup": "True", "boxpoints": "all", "customdata": [[1], [2], [3], [4], [5], [1], [2], [3], [4], [5], [1], [2], [3], [4], [5], [1], [2], [3], [4], [5]], "hovertemplate": "pipeline=Experiment_A_FRQI<br>result_set=%{x}<br>value=%{y}<br>subset=%{customdata[0]}<extra></extra>", "legendgroup": "Experiment_A_FRQI", "marker": {"color": "#9467BD"}, "name": "Experiment_A_FRQI", "notched": false, "offsetgroup": "Experiment_A_FRQI", "orientation": "v", "showlegend": true, "type": "box", "x": ["Experiment_A_FRQI / 06-05-2026-10-23", "Experiment_A_FRQI / 06-05-2026-10-23", "Experiment_A_FRQI / 06-05-2026-10-23", "Experiment_A_FRQI / 06-05-2026-10-23", "Experiment_A_FRQI / 06-05-2026-10-23", "Experiment_A_FRQI / 06-05-2026-13-51", "Experiment_A_FRQI / 06-05-2026-13-51", "Experiment_A_FRQI / 06-05-2026-13-51", "Experiment_A_FRQI / 06-05-2026-13-51", "Experiment_A_FRQI / 06-05-2026-13-51", "Experiment_A_FRQI / 06-05-2026-23-18", "Experiment_A_FRQI / 06-05-2026-23-18", "Experiment_A_FRQI / 06-05-2026-23-18", "Experiment_A_FRQI / 06-05-2026-23-18", "Experiment_A_FRQI / 06-05-2026-23-18", "Experiment_A_FRQI / 30-04-2026-09-18", "Experiment_A_FRQI / 30-04-2026-09-18", "Experiment_A_FRQI / 30-04-2026-09-18", "Experiment_A_FRQI / 30-04-2026-09-18", "Experiment_A_FRQI / 30-04-2026-09-18"], "x0": " ", "xaxis": "x", "y": [0.7639, 0.7674, 0.7222, 0.7812, 0.7951, 0.7569, 0.7812, 0.8021, 0.7882, 0.7674, 0.7396, 0.7847, 0.7604, 0.7431, 0.7569, 0.7361, 0.7569, 0.7396, 0.8299, 0.7535], "y0": " ", "yaxis": "y"}, {"alignmentgroup": "True", "boxpoints": "all", "customdata": [[1], [2], [3], [4], [5], [1], [2], [3], [4], [5], [1], [2], [3], [4], [5]], "hovertemplate": "pipeline=Experiment_B_NEQR<br>result_set=%{x}<br>value=%{y}<br>subset=%{customdata[0]}<extra></extra>", "legendgroup": "Experiment_B_NEQR", "marker": {"color": "#8C564B"}, "name": "Experiment_B_NEQR", "notched": false, "offsetgroup": "Experiment_B_NEQR", "orientation": "v", "showlegend": true, "type": "box", "x": ["Experiment_B_NEQR / 04-05-2026-12-35", "Experiment_B_NEQR / 04-05-2026-12-35", "Experiment_B_NEQR / 04-05-2026-12-35", "Experiment_B_NEQR / 04-05-2026-12-35", "Experiment_B_NEQR / 04-05-2026-12-35", "Experiment_B_NEQR / 06-05-2026-20-15", "Experiment_B_NEQR / 06-05-2026-20-15", "Experiment_B_NEQR / 06-05-2026-20-15", "Experiment_B_NEQR / 06-05-2026-20-15", "Experiment_B_NEQR / 06-05-2026-20-15", "Experiment_B_NEQR / 07-05-2026-01-41", "Experiment_B_NEQR / 07-05-2026-01-41", "Experiment_B_NEQR / 07-05-2026-01-41", "Experiment_B_NEQR / 07-05-2026-01-41", "Experiment_B_NEQR / 07-05-2026-01-41"], "x0": " ", "xaxis": "x", "y": [0.7535, 0.8056, 0.7465, 0.75, 0.7743, 0.7604, 0.6771, 0.7951, 0.7847, 0.7465, 0.7674, 0.7361, 0.7535, 0.7465, 0.7812], "y0": " ", "yaxis": "y"}], "layout": {"boxmode": "group", "height": 500, "legend": {"title": {"text": "pipeline"}, "tracegroupgap": 0}, "title": {"text": "Subset Test Recall Across Result Sets"}, "xaxis": {"anchor": "y", "domain": [0, 1], "tickangle": 35, "title": {"text": "Result Set"}}, "yaxis": {"anchor": "x", "domain": [0, 1], "title": {"text": "Recall"}}}}
